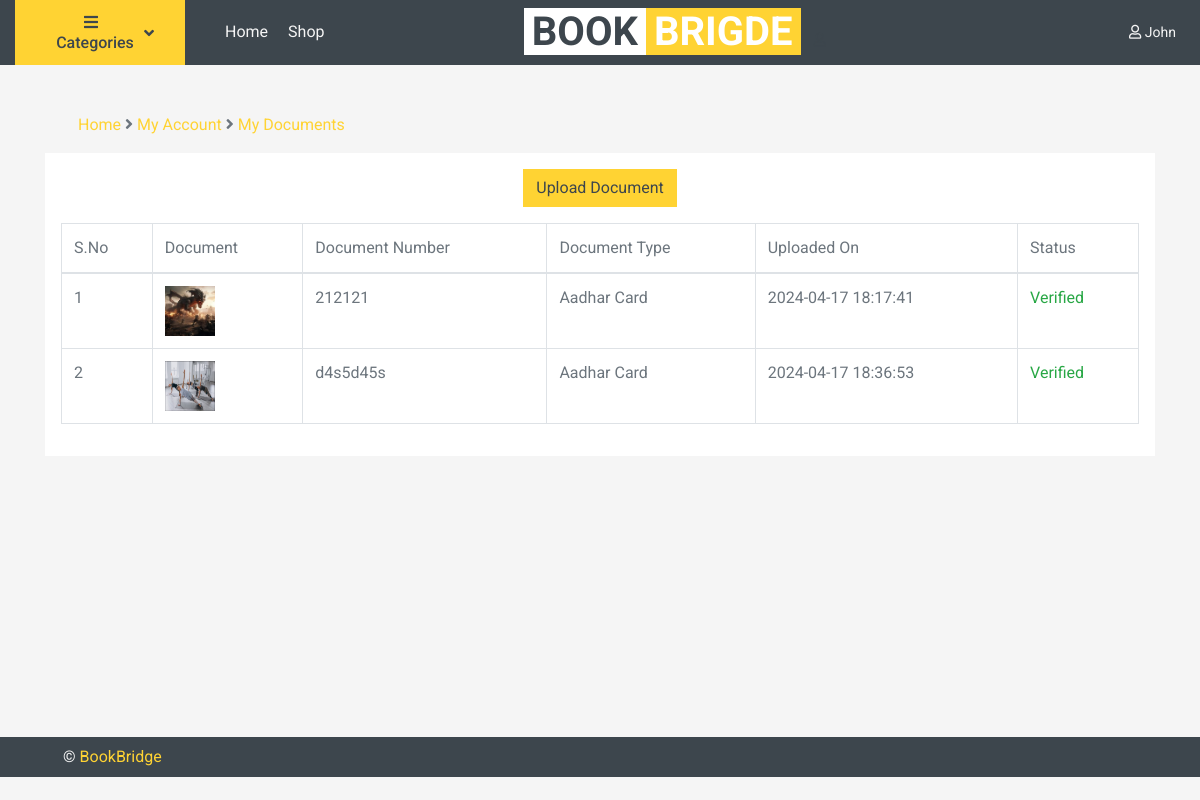
Page /my_account/documents.php (signed in) on the committed database.
### tables this page shows
CREATE TABLE `user_doc` (
  `id` int NOT NULL,
  `user_id` int DEFAULT NULL COMMENT 'User Id',
  `file_name` varchar(300) DEFAULT NULL,
  `doc_number` varchar(100) DEFAULT NULL COMMENT 'Document Number',
  `doc_type` varchar(100) DEFAULT NULL COMMENT 'Adhar / Pan / Driving Licence / Voter Id',
  `status` varchar(20) NOT NULL DEFAULT 'active' COMMENT 'active / deleted',
  `is_verified` varchar(10) NOT NULL DEFAULT 'false' COMMENT 'true / false',
  `added_on` timestamp NULL DEFAULT NULL
);

### connection.php (called while the page is built, shortened)
<?php
$baseUrl = "http://localhost/bookbridge";
?>

### my_account/documents.php (the view, shortened to what this page needs)
<?php
include("../connection.php");
include("../include_pages/navbar.php");
$user_id = $_SESSION["userLogin"]["id"];
$user_doc_get_query = mysqli_query($con, "SELECT * FROM user_doc WHERE user_id='$user_id'");
?>
<div class="container pt-5" style="min-height: 83vh;">
  <div class="pl-5 pr-5 row">
    <div>
      <div class="mb-3">
        <span><a href="<?= $baseUrl ?>/">Home</a></span>
        <span><i class="fas fa-angle-right"></i></span>
        <span><a href="<?= $baseUrl ?>/my_account">My Account</a></span>
        <span><i class="fas fa-angle-right"></i></span>
        <span><a href="<?= $baseUrl ?>/my_account/documents">My Documents</a></span>
      </div>
    </div>
  </div>
  <div class="p-3 bg-white">
    <center><a class="btn btn-primary" href="<?=$baseUrl ?>/my_account/upload_doc">Upload Document</a></center>
    <?php
      if(mysqli_num_rows($user_doc_get_query) > 0) {
        ?>
        <table class="table table-bordered mt-3">
          <thead>
            <tr>
              <td>S.No</td>
              <td>Document</td>
              <td>Document Number</td>
              <td>Document Type</td>
              <td>Uploaded On</td>
              <td>Status</td>
            </tr>
          </thead>
          <tbody>
            <?php
              $i = 1;
              while($user_doc = mysqli_fetch_assoc($user_doc_get_query)) {
                $image_name = $user_doc["file_name"];
                $image_link = "Not Found";
                $doc_number = $user_doc["doc_number"];
                $doc_type = $user_doc["doc_type"];
                $is_verified = $user_doc["is_verified"];
                if ($image_name != "") {
                  if (file_exists("../images/user_doc/" . $image_name)) {
                    $image_link = $baseUrl . "/images/user_doc/" . $image_name;
                  }
                }
                ?>
                <tr>
                  <td><?=$i ?></td>
                  <td>
                    <?php
                    if($image_link != "Not Found") {
                      ?>
                        <a href="<?=$image_link ?>" target="_blank">
                          <img src="<?=$image_link ?>" style="height:50px;width:50px" />
                        </a>
                      <?php
                    } else {
                      ?>
                      Not Found
                      <?php
                    }
                    ?>
                  </td>
                  <td><?=$doc_number ?></td>
                  <td><?=$doc_type ?></td>
                  <td><?=$user_doc["added_on"] ?></td>
                  <td>
                    <?php
                    if($is_verified == "true") {
                      ?>
                      <span class="text-success">Verified</span>
                      <?php
                    } else {
                      ?>
                      <span class="text-danger">Not Verified</span>
                      <?php
                    }
                    ?>
                  </td>
                </tr>
                <?php
                $i++;
              }
            ?>
          </tbody>
        </table>
        <?php
      } else {
        ?>
        <h4>No documents uploaded by you</h4>
        <?php
      }
    ?>
  </div>
</div>
<?php
include("../include_pages/footer.php");
?>

### rows in the picture
user_doc: file_name (picture), doc_number "212121", doc_type "Aadhar Card", added_on "2024-04-17 18:17:41", is_verified "Verified"
user_doc: file_name (picture), doc_number "d4s5d45s", doc_type "Aadhar Card", added_on "2024-04-17 18:36:53", is_verified "Verified"

### other values in the picture
$_SESSION["userLogin"]["name"] "John"
